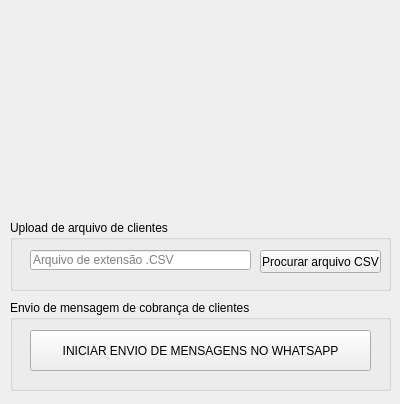
<?xml version="1.0" encoding="UTF-8"?>
<ui version="4.0">
 <class>frmCobranca</class>
 <widget class="QWidget" name="frmCobranca">
  <property name="geometry">
   <rect>
    <x>0</x>
    <y>0</y>
    <width>400</width>
    <height>404</height>
   </rect>
  </property>
  <property name="windowTitle">
   <string>Cobrança de Clientes Whatsapp</string>
  </property>
  <property name="windowIcon">
   <iconset>
    <normaloff>toque.ico</normaloff>toque.ico</iconset>
  </property>
  <widget class="QGroupBox" name="groupBox">
   <property name="geometry">
    <rect>
     <x>10</x>
     <y>220</y>
     <width>381</width>
     <height>71</height>
    </rect>
   </property>
   <property name="title">
    <string>Upload de arquivo de clientes</string>
   </property>
   <widget class="QPushButton" name="btnProcurar">
    <property name="geometry">
     <rect>
      <x>250</x>
      <y>30</y>
      <width>121</width>
      <height>23</height>
     </rect>
    </property>
    <property name="text">
     <string>Procurar arquivo CSV</string>
    </property>
   </widget>
   <widget class="QLineEdit" name="txtFile">
    <property name="geometry">
     <rect>
      <x>20</x>
      <y>30</y>
      <width>221</width>
      <height>20</height>
     </rect>
    </property>
    <property name="placeholderText">
     <string>Arquivo de extensão .CSV</string>
    </property>
   </widget>
  </widget>
  <widget class="QGroupBox" name="groupBox_2">
   <property name="geometry">
    <rect>
     <x>10</x>
     <y>300</y>
     <width>381</width>
     <height>91</height>
    </rect>
   </property>
   <property name="title">
    <string>Envio de mensagem de cobrança de clientes</string>
   </property>
   <widget class="QPushButton" name="btnEnviar">
    <property name="geometry">
     <rect>
      <x>20</x>
      <y>30</y>
      <width>341</width>
      <height>41</height>
     </rect>
    </property>
    <property name="text">
     <string>INICIAR ENVIO DE MENSAGENS NO WHATSAPP</string>
    </property>
   </widget>
  </widget>
  <widget class="QLabel" name="label">
   <property name="geometry">
    <rect>
     <x>80</x>
     <y>0</y>
     <width>241</width>
     <height>211</height>
    </rect>
   </property>
   <property name="text">
    <string/>
   </property>
   <property name="pixmap">
    <pixmap>../img/jardimParaiso.png</pixmap>
   </property>
  </widget>
 </widget>
 <resources/>
 <connections/>
</ui>
